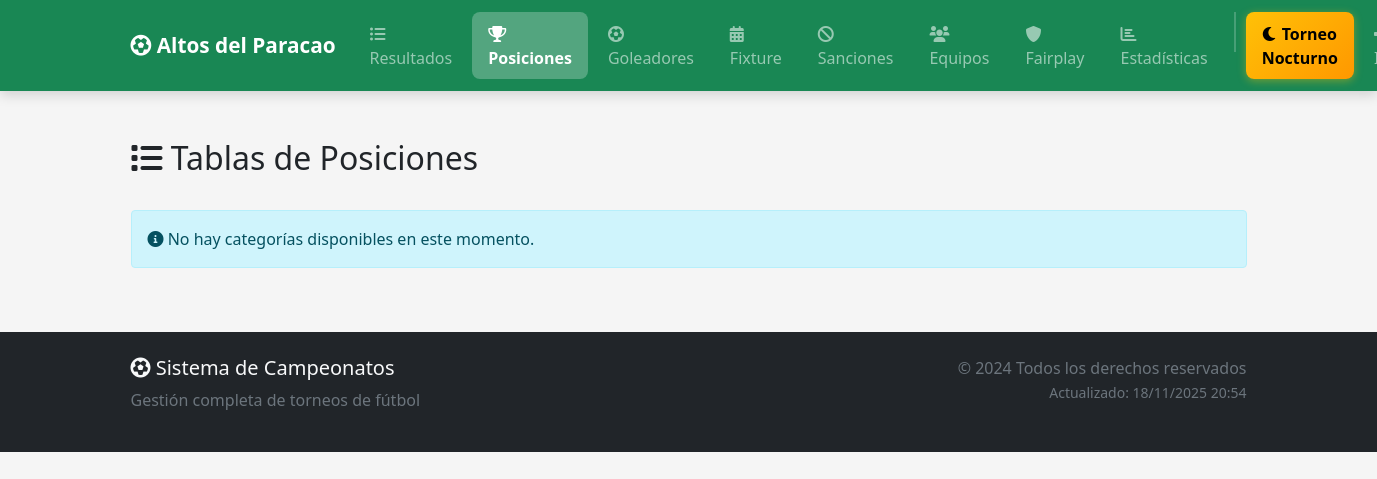
/public/tablas.php, run on an earlier commit of the app's database.
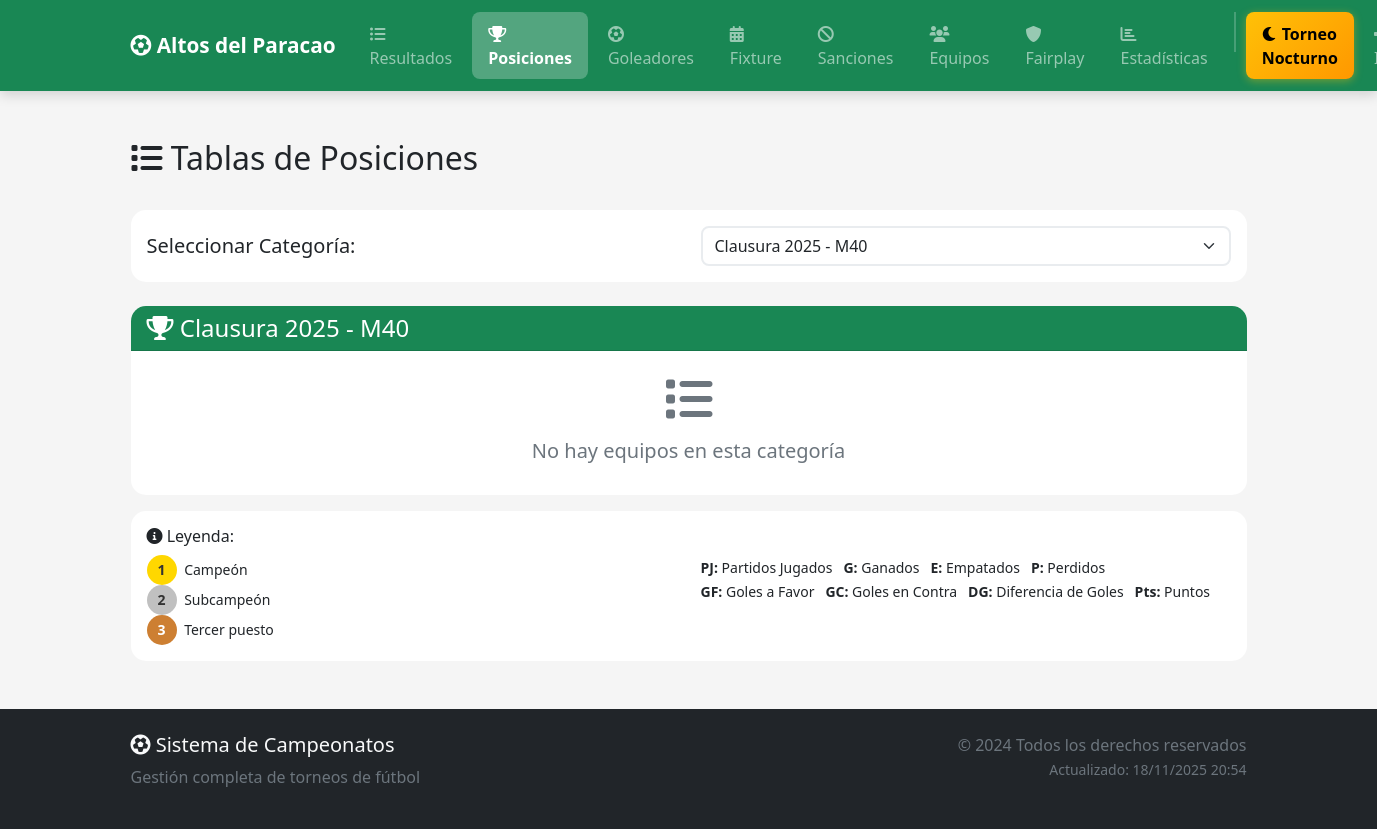
And on a later commit of the database.
### tables this page shows
CREATE TABLE `campeonatos` (
  `id` int(11) NOT NULL,
  `nombre` varchar(100) NOT NULL,
  `descripcion` text DEFAULT NULL,
  `fecha_inicio` date NOT NULL,
  `fecha_fin` date DEFAULT NULL,
  `activo` tinyint(1) DEFAULT 1,
  `es_torneo_nocturno` tinyint(1) DEFAULT 0 COMMENT 'Indica si es un torneo nocturno (por zonas)',
  `tipo_campeonato` enum('largo','zonal') NOT NULL COMMENT 'Tipo de campeonato: largo (Apertura/Clausura) o zonal (Torneo Nocturno, etc.)',
  `created_at` timestamp NULL DEFAULT current_timestamp()
);

CREATE TABLE `categorias` (
  `id` int(11) NOT NULL,
  `campeonato_id` int(11) NOT NULL,
  `nombre` varchar(50) NOT NULL,
  `descripcion` text DEFAULT NULL,
  `activa` tinyint(1) DEFAULT 1
);

### public/tablas.php (the view, shortened to what the changed rows need)
<?php
$db = Database::getInstance()->getConnection();
$stmt = $db->query("
    SELECT c.*, camp.nombre as campeonato_nombre
    FROM categorias c
    JOIN campeonatos camp ON c.campeonato_id = camp.id
    WHERE c.activa = 1 AND camp.activo = 1
    ORDER BY camp.fecha_inicio DESC, c.nombre ASC
");
$categorias = $stmt->fetchAll();
$categoria_id = $_GET['categoria'] ?? ($categorias[0]['id'] ?? null);
$es_torneo_zonas = false;
$zonas = [];
$tablas_por_zona = [];
if ($categoria_id) {
    $stmt = $db->prepare("
        SELECT cf.*
        FROM campeonatos_formato cf
        JOIN categorias cat ON cf.campeonato_id = cat.campeonato_id
        WHERE cat.id = ? AND cf.activo = 1
        LIMIT 1
    ");
    $stmt->execute([$categoria_id]);
    $formato_zonas = $stmt->fetch(PDO::FETCH_ASSOC);
    if ($formato_zonas) {
        $es_torneo_zonas = true;
        $stmt = $db->prepare("SELECT * FROM zonas WHERE formato_id = ? ORDER BY orden");
        $stmt->execute([$formato_zonas['id']]);
        $zonas = $stmt->fetchAll(PDO::FETCH_ASSOC);
        require_once __DIR__ . '/../admin/funciones_torneos_zonas.php';
        foreach ($zonas as $zona) {
            $tablas_por_zona[$zona['id']] = obtenerTablaPosicionesZona($zona['id'], $db);
        }
    } else {
        $tabla_posiciones = [];
        $stmt->execute([$categoria_id]);
        $tabla_posiciones = $stmt->fetchAll();
    }
}
$categoria_actual = null;
foreach ($categorias as $cat) {
    if ($cat['id'] == $categoria_id) {
        $categoria_actual = $cat;
        break;
    }
}
?>
<!DOCTYPE html>
<html lang="es">
<head>
    <link href="https://cdnjs.cloudflare.com/ajax/libs/font-awesome/6.0.0/css/all.min.css" rel="stylesheet">
    <link href="https://cdnjs.cloudflare.com/ajax/libs/bootstrap/5.1.3/css/bootstrap.min.css" rel="stylesheet">
    <link href="assets/css/style.css" rel="stylesheet">
</head>
<body>
    <div class="container my-5">
        <div class="row">
            <div class="col-12">
                <div class="d-flex justify-content-between align-items-center mb-4 flex-wrap">
                    <h2><i class="fas fa-list"></i> Tablas de Posiciones</h2>
                </div>
                <?php if (empty($categorias)): ?>
                    <div class="alert alert-info">
                        <i class="fas fa-info-circle"></i> No hay categorías disponibles en este momento.
                    </div>
                <?php else: ?>
                    <div class="card mb-4">
                        <div class="card-body">
                            <div class="row align-items-center">
                                <div class="col-md-6">
                                    <h5 class="mb-0">Seleccionar Categoría:</h5>
                                </div>
                                <div class="col-md-6">
                                    <select class="form-select" onchange="cambiarCategoria(this.value)">
                                        <?php foreach ($categorias as $cat): ?>
                                            <option value="<?php echo $cat['id']; ?>"
                                                    <?php echo $cat['id'] == $categoria_id ? 'selected' : ''; ?>>
                                                <?php echo htmlspecialchars($cat['campeonato_nombre'] . ' - ' . $cat['nombre']); ?>
                                            </option>
                                        <?php endforeach; ?>
                                    </select>
                                </div>
                            </div>
                        </div>
                    </div>
                    <?php if ($categoria_actual): ?>
                        <?php if ($es_torneo_zonas && !empty($zonas)): ?>
                            <div class="alert alert-info">
                                <i class="fas fa-info-circle"></i> <strong>Torneo por Zonas:</strong> Las posiciones se muestran por zona.
                            </div>
                            <div class="row">
                                <?php foreach ($zonas as $zona): ?>
                                    <div class="col-md-6 mb-4">
                                        <div class="card">
                                            <div class="card-header bg-primary text-white">
                                                <h5 class="mb-0">
                                                    <i class="fas fa-flag"></i> <?php echo htmlspecialchars($zona['nombre']); ?>
                                                </h5>
                                            </div>
                                            <div class="card-body p-0">
                                                <?php
                                                $tabla_zona = $tablas_por_zona[$zona['id']] ?? [];
                                                if (empty($tabla_zona)): ?>
                                                    <div class="p-4 text-center">
                                                        <i class="fas fa-list fa-3x text-muted mb-3"></i>
                                                        <h5 class="text-muted">No hay equipos en esta zona</h5>
                                                    </div>
                                                <?php else: ?>
                                                    <div class="table-responsive">
                                                        <table class="table table-hover mb-0">
                                                            <thead>
                                                                <tr>
                                                                    <th class="text-center">Pos</th>
                                                                    <th>Equipo</th>
                                                                    <th class="text-center">PJ</th>
                                                                    <th class="text-center">G</th>
                                                                    <th class="text-center">E</th>
                                                                    <th class="text-center">P</th>
                                                                    <th class="text-center">GF</th>
                                                                    <th class="text-center">GC</th>
                                                                    <th class="text-center">DG</th>
                                                                    <th class="text-center">Pts</th>
                                                                </tr>
                                                            </thead>
                                                            <tbody>
                                                                <?php foreach ($tabla_zona as $equipo): ?>
                                                                    <?php
                                                                    $posicion = $equipo['posicion'];
                                                                    $clase_posicion = '';
                                                                    if ($posicion == 1) $clase_posicion = 'position-1';
                                                                    elseif ($posicion == 2) $clase_posicion = 'position-2';
                                                                    elseif ($posicion == 3) $clase_posicion = 'position-3';
                                                                    ?>
                                                                    <tr>
                                                                        <td class="text-center">
                                                                            <span class="position-number <?php echo $clase_posicion; ?>">
                                                                                <?php echo $posicion; ?>
                                                                            </span>
                                                                        </td>
                                                                        <td>
                                                                            <div class="d-flex align-items-center">
                                                                                <?php if ($equipo['logo']): ?>
                                                                                    <img src="../uploads/<?php echo htmlspecialchars($equipo['logo']); ?>"
                                                                                         alt="Logo" class="me-2" width="30" height="30"
                                                                                         style="object-fit: cover; border-radius: 50%;">
                                                                                <?php else: ?>
                                                                                    <div class="bg-secondary rounded-circle me-2 d-flex align-items-center justify-content-center"
                                                                                         style="width: 30px; height: 30px;">
                                                                                        <i class="fas fa-shield-alt text-white"></i>
                                                                                    </div>
                                                                                <?php endif; ?>
                                                                                <strong><?php echo htmlspecialchars($equipo['equipo']); ?></strong>
                                                                            </div>
                                                                    </td>
                                                                    <td class="text-center"><?php echo $equipo['partidos_jugados']; ?></td>
                                                                    <td class="text-center text-success fw-bold"><?php echo $equipo['partidos_ganados']; ?></td>
                                                                    <td class="text-center text-warning fw-bold"><?php echo $equipo['partidos_empatados']; ?></td>
                                                                    <td class="text-center text-danger fw-bold"><?php echo $equipo['partidos_perdidos']; ?></td>
                                                                    <td class="text-center"><?php echo $equipo['goles_favor']; ?></td>
                                                                    <td class="text-center"><?php echo $equipo['goles_contra']; ?></td>
                                                                    <td class="text-center">
                                                                        <span class="<?php echo $equipo['diferencia_gol'] > 0 ? 'text-success' : ($equipo['diferencia_gol'] < 0 ? 'text-danger' : ''); ?>">
                                                                            <?php echo $equipo['diferencia_gol'] > 0 ? '+' : ''; ?><?php echo $equipo['diferencia_gol']; ?>
                                                                        </span>
                                                                    </td>
                                                                    <td class="text-center">
                                                                        <span class="badge bg-primary"><?php echo $equipo['puntos']; ?></span>
                                                                    </td>
                                                                    </tr>
                                                                <?php endforeach; ?>
                                                            </tbody>
                                                        </table>
                                                    </div>
                                                <?php endif; ?>
                                            </div>
                                        </div>
                                    </div>
                                <?php endforeach; ?>
                            </div>
                        <?php else: ?>
                            <div class="card">
                                <div class="card-header bg-success text-white">
                                    <h4 class="mb-0">
                                        <i class="fas fa-trophy"></i>
                                        <?php echo htmlspecialchars($categoria_actual['campeonato_nombre'] . ' - ' . $categoria_actual['nombre']); ?>
                                    </h4>
                                </div>
                                <div class="card-body p-0">
                                    <?php if (empty($tabla_posiciones)): ?>
                                        <div class="p-4 text-center">
                                            <i class="fas fa-list fa-3x text-muted mb-3"></i>
                                            <h5 class="text-muted">No hay equipos en esta categoría</h5>
                                        </div>
                                    <?php endif; ?>
                                </div>
                            </div>
                        <?php endif; ?>
                        <div class="card mt-3">
                            <div class="card-body">
                                <h6><i class="fas fa-info-circle"></i> Leyenda:</h6>
                                <div class="row">
                                    <div class="col-md-6">
                                        <small>
                                            <span class="position-number position-1 me-1">1</span> Campeón<br>
                                            <span class="position-number position-2 me-1">2</span> Subcampeón<br>
                                            <span class="position-number position-3 me-1">3</span> Tercer puesto
                                        </small>
                                    </div>
                                    <div class="col-md-6">
                                        <small>
                                            <strong>PJ:</strong> Partidos Jugados &nbsp;
                                            <strong>G:</strong> Ganados &nbsp;
                                            <strong>E:</strong> Empatados &nbsp;
                                            <strong>P:</strong> Perdidos<br>
                                            <strong>GF:</strong> Goles a Favor &nbsp;
                                            <strong>GC:</strong> Goles en Contra &nbsp;
                                            <strong>DG:</strong> Diferencia de Goles &nbsp;
                                            <strong>Pts:</strong> Puntos
                                        </small>
                                    </div>
                                </div>
                            </div>
                        </div>
                    <?php endif; ?>
                <?php endif; ?>
            </div>
        </div>
    </div>
</body>
</html>

What changed in the data, as far as the page shows it:
added campeonatos: nombre.nombre "Clausura 2025 - M40"
Also different on the page:
form field value: (not shown) → "Clausura 2025 - M40"
text no longer shown: "No hay categorías disponibles en este momento."
text now shown: "Seleccionar Categoría: No hay equipos en esta categoría Leyenda: 1 Campeón 2 Subcampeón 3 Tercer puesto PJ: Partidos Jugados G: Ganados E: Empatados P: Perdidos GF: Goles a Favor GC: Goles en Contra DG: Diferencia de Goles Pts: Puntos"
